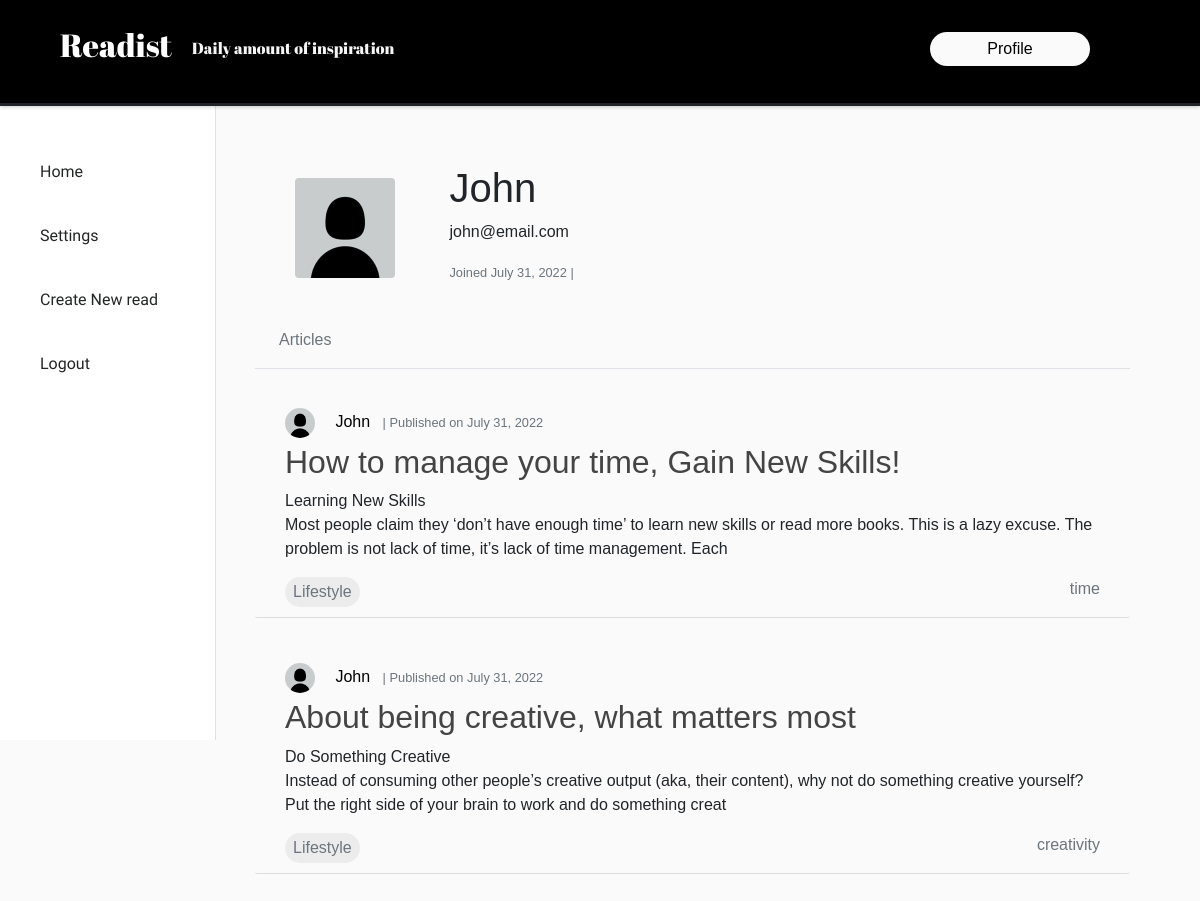
Page /account/ (signed in) on the committed database.
### accounts/models.py (models this page shows, shortened)
class Account(models.Model):
    user = models.OneToOneField(User, on_delete=models.CASCADE)
    email = models.EmailField(max_length=150, null=False)
    date_joined = models.DateTimeField(auto_now=True)
    img = models.ImageField(default='profile_pics/default.jpg', upload_to='profile_pics')

### base/models.py (models this page shows, shortened)
class Article(models.Model):
    title = models.CharField(max_length=100, null=False, blank=False)
    date_added = models.DateTimeField(auto_now_add=True)
    sub_category = models.CharField(max_length=50, null=True)
    category = models.CharField(max_length=50, choices=primar_categories, null=False)
    content = models.TextField(null=False)
    author = models.ForeignKey(User, on_delete=models.CASCADE)

### accounts/views.py (the view)
# urls.py: path('account/', account_views.account, name='account'),
def account(request):
    user_articles_list = Article.objects.all().filter(author=request.user)
    context = {
        'user_articles_list' : user_articles_list,
    }
    return render(request, 'accounts/account.html', context)

### accounts/templates/accounts/account.html
{% extends 'base/index.html' %}
{% block content %}
    <div class="account-content">
        <div class="account-data border-bottom">
            <ul>
                <li><img class="rounded user-account-img" src="{{ user.account.img.url }}" style="width:100px;height:100px;"></li>
                <li class="acc-info mt-4">
                    <h1 style="font-style:bold;">{{ user.username }}</h1>
                    <p>{{ user.email }}</p>
                    <small class="text-muted">
                        Joined {{ user.date_joined|date:"F d, Y" }} |
                    </small>
                </li>
            </ul>
            <p class="text-muted ml-4">Articles</p>
        </div>
        <div class="user-articles-section mt-4">
            {% for article in user_articles_list %}
            <article class="content-section">
                <div class="article-body">
                    <div class="article-metadata">
                        <img class="rounded-circle article-img" src="{{ article.author.account.img.url }}">
                        <a class="mr-2" href="{% url 'account' %}">{{ article.author }}</a>
                        <small class="text-muted"> | Published on {{ article.date_added|date:"F d, Y" }}</small>
                    </div>
                    <h2 class="article-title"><a class="" href="{% url 'read' article.id %}">{{ article.title }}</a></h2>
                    <p class="article-content-intro">{{ article.content|slice:":200" }}</p>
                    <div class="article-categories">
                        <p class="article-category category text-muted">{{ article.category }}</p>
                        <p class="article-subcategory subcategory text-muted">{{ article.sub_category }}</p>
                    </div>
                </div>
            </article>
            {% endfor %}
        </div>
    </div>
{% endblock content %}

### base/templates/base/index.html (shortened to what this page needs)
{% load static %}
<!DOCTYPE html>
<html lang="en">
<head>
    <link rel="stylesheet" type="text/css" href="{% static 'base/styles.css' %}">
    <link rel="stylesheet" href="https://cdn.jsdelivr.net/npm/bootstrap@4.0.0/dist/css/bootstrap.min.css"
>
</head>
<body class="body">
    <nav class="shadow">
        <div class="top-container mb-3">
            <div class="header-top">
                <h2 class="logo-txt" style="color:white;">Readist</h2>
                <p class="quote mr-5">Daily amount of inspiration</p>
            </div>
            <div class="profile">
                <a href="{% url 'account' %}">
                    <button class="profile-btn">Profile</button>
                </a>
            </div>
        </div>
    </nav>
    <div class="sidebar-left border-right ">
        <div class="menu-bar">
            <ul>
                <li><a href="{% url 'homepage' %}">Home</a></li>
                <li><a href="{% url 'account-update' %}">Settings</a></li>
                <li><a href="{% url 'new-draft' %}">Create New read</a></li>
                <li><a href="{% url 'logout' %}">Logout</a></li>
            </ul>
        </div>
    </div>
    <div class="middle">
        <main class="main-content">
            {% block content %}{% endblock content %}
        </main>
    </div>
</body>
</html>

### base/static/base/styles.css (style rules this page uses)
* { margin: 0; padding: 0; outline: 0; box-sizing: border-box; text-decoration: none; list-style: none; border: none; }
.body { background-color: #fafafa; overflow: hidden; font-family: 'Poppins', sans-serif; }
html { min-height: 100%; overflow: scroll; }
.top-container { width: 90%; margin: 0 auto; }
.shadow { float: right; width: 100%; background-color: black; padding: 0.7rem 0; position: fixed; top: 0; z-index: 10; box-shadow: 0 1px 4px rgba(0, 0, 0, 0.2), 0 0 40px rgba(0, 0, 0, 0.1) inset; border-bottom: solid; }
.top-container { padding-top: 10px; display: flex; align-items: center; justify-content: space-between; }
.quote { margin-top: 10px; color: whitesmoke; }
.header-top { margin-top: 5px; display: flex; font-family: 'Abril Fatface', cursive; }
.header-top .quote { margin-left: 20px; }
.profile-btn { background-color: #fafafa; color: black; border-radius: 30px; padding: 5px; width: 20vh; margin-right: 50px; padding-right: 30px; padding-left: 30px; }
.sidebar-left { position: fixed; margin-top: 100px; padding-left: 2rem; width: 18vw; float: left; height: 80vh; padding: 20px; text-decoration: none; background-color: white; font-family: 'Archivo Black', sans-serif; }
.sidebar-left li { padding-left: 20px; margin-top: 40px; }
.sidebar-left li a { color: #242526; }
.middle { padding: 20px; border-radius: 20px; overflow: hidden; flex-direction: column; overflow: hidden; padding-top: 100px; padding-left: 45px; padding-right: 60px; font-size: 1rem; }
.main-content { margin-left: 200px; height: 100vh; padding-top: 0; padding: 10px; }
.content-section { background-color: #fafafa; margin-top: 0; padding-top: 0; padding: 15px 30px 40px 30px; border-radius: 3px; margin-bottom: 30px; border-bottom: 1px solid #dddddd; }
.article-title a { color: #444444; }
.article-content-intro { white-space: pre-line; }
.article-img { height: 30px; width: 30px; margin-right: 16px; }
.article-metadata { padding-bottom: 1px; margin-bottom: 4px; }
.article-metadata a { color: black; text-transform: capitalize; }
.article-categories .subcategory { float: right; }
.article-categories .category { float: left; border-radius: 20px; padding: 3px 8px; background-color: #ececec; }
.account-data ul { margin: 20px; }
.account-data ul li { display: inline-block; margin: 20px 20px -60px 20px; }
.acc-info { padding: 10px; }
.account-data img { margin-bottom: 90px; }

### rows in the picture
Article: author.account.img (placeholder picture), author "John", date_added "July 31, 2022", title "How to manage your time, Gain New Skills!", content "Learning New Skills Most people claim they ‘don’t have enough time’ to learn new skills or read more books. This is a lazy excuse. The problem is not lack of time, it’s lack of time management. Each", category "Lifestyle", sub_category "time"
Article: author.account.img (placeholder picture), author "John", date_added "July 31, 2022", title "About being creative, what matters most", content "Do Something Creative Instead of consuming other people’s creative output (aka, their content), why not do something creative yourself? Put the right side of your brain to work and do something creat", category "Lifestyle", sub_category "creativity"

### other values in the picture
{{ user.username }} "John"
{{ user.email }} "john@email.com"
{{ user.date_joined|date:"F d, Y" }} "July 31, 2022"
